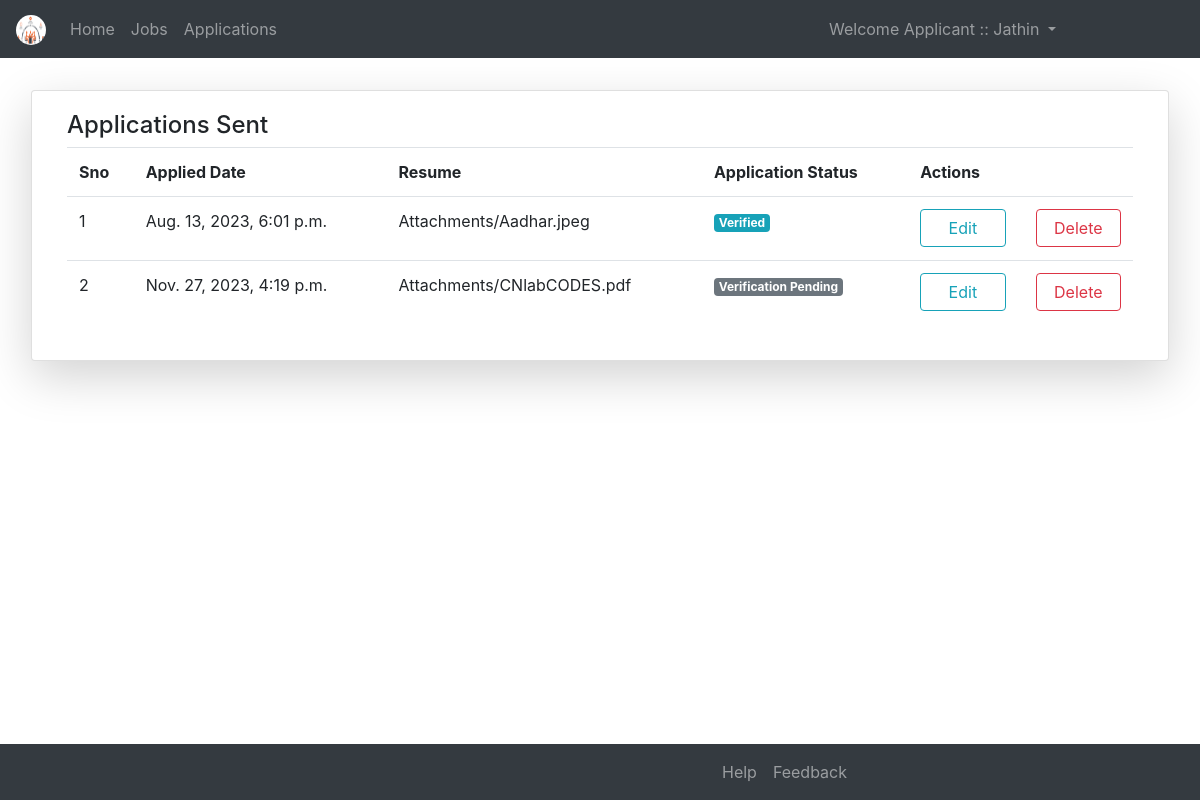
The app's page /apl/ (signed in) with its own data.
### OnlineJobsApp/models.py (models this page shows)
class User(AbstractUser):
    k = [
        ('0','Guest'),
        ('1','Recruiter'),
        ('2','Applicant'),
    ]
    g = [
        ('0','--- Select Your Gender ---'),
		('1','Male'),
		('2','Female'),
    ]
    d = [
        ('0','General'),
        ('1','Super'),
    ]
    uid = models.CharField(max_length=12)
    mobile = models.CharField(max_length=10,null=False,blank=False)
    pfimg = models.ImageField(upload_to='Profiles/',default='apl.png')
    email = models.EmailField(max_length=254)
    gender = models.CharField(choices=g,default='0',max_length=5)
    role_type = models.CharField(choices=k,max_length=5,default='0')
    desg = models.CharField(choices=d,max_length=5,default='0')

class Application(models.Model):
    y = [
        ('vp','Verification Pending'),
        ('v','Verified'),
        ('s','Selected'),
        ('d','Declined'),
    ]
    ap_status = models.CharField(choices=y,default='vp',max_length=10)
    app_date = models.DateTimeField(auto_now_add=True)
    resume = models.FileField(upload_to='Attachments/')
    desc = models.CharField(max_length=200,blank=False)
    ab = models.ForeignKey(User,on_delete=models.CASCADE,related_name="App ID+")
    job = models.ForeignKey(User,on_delete=models.CASCADE,related_name="Job ID+")

### OnlineJobsApp/views.py (the view)
# urls.py: path('apl/',views.appliedlist,name="apl"),
def appliedlist(request):
    k = Application.objects.filter(ab_id=request.user.id)
    return render(request,'html/appliedlist.html',{'h':k})

### OnlineJobsApp/templates/html/appliedlist.html (shortened to what this page needs)
{% extends 'html/base.html' %}
{% block content %}
<div class="container-fluid mt-4">
	<div class="row mx-2">
		<div class="card col-md shadow-lg h-100 m-2">
			<div class="card-body">
				<h4>Applications Sent</h4>
				<table class="table">
					<tr>
						<th>Sno</th>
						<th>Applied Date</th>
						<th>Resume</th>
						<th>Application Status</th>
						<th>Actions</th>
					</tr>
					{% for i in h %}
					<tr>
						<td>{{forloop.counter}}</td>
						<td>{{i.app_date}}</td>
						<td>{{i.resume}}</td>
						<td>
							{% if i.ap_status == "vp" %}
								<p class="badge badge-secondary">Verification Pending </p>
							{% elif i.ap_status == 'v' %}
								<p class="badge badge-info">Verified</p>
							{% elif i.ap_status == "s" %}
								<p class="badge badge-success">Selected</p>
							{% elif i.ap_status == "d" %}
								<p class="badge badge-warning">Declined</p>
							{% endif %}
						</td>
						<td>
							<div class="row">
								{% if i.ap_status != 's' and i.ap_status != 'd' %}
								<div class="col">
									 <a href="{% url 'uapp' i.id %}" class="btn btn-outline-info form-control">Edit</a>
								</div>
								<div class="col">
									<a href="{% url 'apdlt' i.id %}" class="btn btn-outline-danger form-control">Delete</a>
								</div>
								{% endif %}
							</div>
						</td>
					</tr>
					{% endfor %}
				</table>
			</div>
		</div>
	</div>
</div>
{% endblock %}

### OnlineJobsApp/templates/html/navbar.html (shortened to what this page needs)
{% load static %}
<nav class="navbar navbar-expand-md bg-dark navbar-dark">
  <a class="navbar-brand" href="{% url 'home' %}">
  <img src="{% static 'images/icons/logo.png' %}" class="rounded-circle" width="30px" height="30px"></a>
  <div class="collapse navbar-collapse" id="collapsibleNavbar">
    <ul class="navbar-nav">
      {% if not user.is_authenticated %}
      <li class="nav-item">
        <a class="nav-link {% if request.path == '/' %}active{% endif %}" href="{% url 'home' %}">Home</a>
      </li>
      <li class="nav-item">
        <a class="nav-link {% if request.path == '/abt/' %}active{% endif %}" href="{% url 'about' %}">About</a>
      </li>
      <li class="nav-item">
        <a class="nav-link {% if request.path == '/cnt/' %}active{% endif %}" href="{% url 'contact' %}">Contact</a>
      </li>
      <li class="nav-item">
        <a class="nav-link {% if request.path == '/reg/' %}active{% endif %}" href="{% url 'rg' %}">Register</a>
      </li>
      {% else %}
      <li class="nav-item">
        <a class="nav-link {% if request.path == '/' %}active{% endif %}" href="{% url 'home' %}">Home</a>
      </li>
      {% if request.user.role_type == "0" and not request.user.is_superuser %}
      <li class="nav-item">
        <a class="nav-link" href="{% url 'home' %}">Access Denied</a>
      </li>
      {% elif request.user.role_type == "2" and request.user.approfile.astatus == 1 %}
      <li class="nav-item">
        <a class="nav-link " href="{% url 'ajlst' %}">Jobs</a>
      </li>
      <li class="nav-item">
        <a class="nav-link" href="{% url 'apl' %}">Applications</a>
      </li>
      {% endif %}
      {% endif %}
    </ul>
    <ul class="navbar-nav ml-auto" style="margin-right:120px">
      {% if not user.is_authenticated %}
      <li class="nav-item">
        <a class="nav-link {% if request.path == '/lgn/' %}active{% endif %}" href="{% url 'lg' %}">Login</a>
      </li>
      {% else %}
      <div class="dropdown">
        <a class="nav-link dropdown-toggle" data-toggle="dropdown">
          Welcome {% if user.is_superuser %}
                    Admin :: {{request.user.username}}
                  {% else %}
                    {% if request.user.role_type == '0' %}
                      Guest :: {{request.user.username}}
                    {% elif request.user.role_type == '1' %}
                      Recruiter :: {{request.user.username}}
                    {% elif request.user.role_type == '2' %}
                      Applicant :: {{request.user.username}}
                    {% endif %}
                  {% endif %}
        </a>
      </div>
      {% endif %}
    </ul>
  </div>
</nav>

### records on screen
User: user.username "Jathin"
Application: app_date "Aug. 13, 2023, 6:01 p.m.", resume "Attachments/Aadhar.jpeg", ap_status "Verified"
Application: app_date "Nov. 27, 2023, 4:19 p.m.", resume "Attachments/CNlabCODES.pdf", ap_status "Verification Pending"
